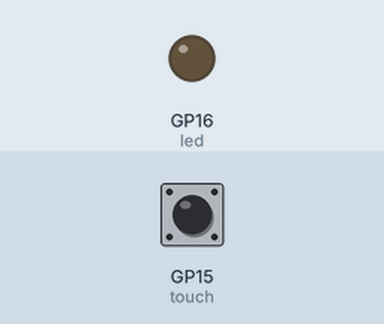
Simulated run of this program. Board: Raspberry Pi Pico running MicroPython. Shown: output pins drawn as LEDs (lit = HIGH). The inputs (shaded band) are chosen by the test bench; at power-on: GP15 (touch) LOW.

Above: at 1.2 s.
1.3 s: GP15 (touch) pulled HIGH for 0.15 s
At 1.37 s:
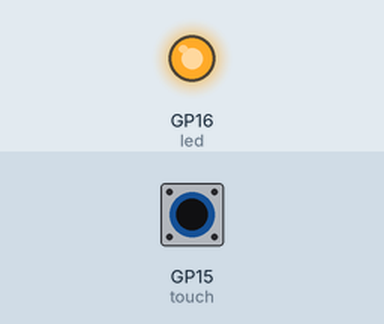
2.9 s: GP15 (touch) pulled HIGH for 3.2 s
At 6.4 s:
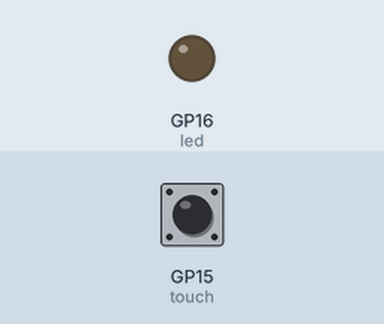
Timing chart, 0 to 7.9 s (numbered marks = the images above; inputs shaded):
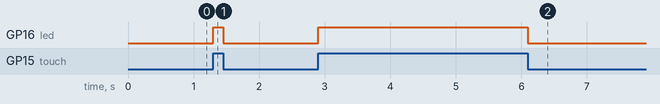

The program:

main.py
```python
# Turn a light on by touching a TTP223 touch sensor
# Connect using 3V3 power
import machine

touch = machine.Pin(15, machine.Pin.IN) # touch sensor input
led = machine.Pin(16, machine.Pin.OUT) # led light output

while True:
    led.value(touch.value()) # if it's 1 then turn the light on
```

Measured:
- after the input at 1.3 s, GP16 (led): LOW → HIGH at once, → LOW 0.15 s later
- after the input at 2.9 s, GP16 (led): LOW → HIGH at once, → LOW 3.2 s later
